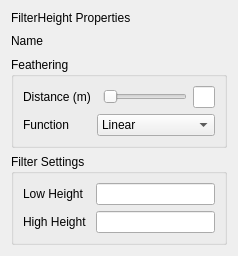
<?xml version="1.0" encoding="UTF-8"?>
<ui version="4.0">
 <class>FilterHeightForm</class>
 <widget class="QWidget" name="FilterHeightForm">
  <property name="geometry">
   <rect>
    <x>0</x>
    <y>0</y>
    <width>235</width>
    <height>231</height>
   </rect>
  </property>
  <property name="windowTitle">
   <string>Form</string>
  </property>
  <layout class="QVBoxLayout" name="verticalLayout">
   <item>
    <widget class="QLabel" name="affectorNameLabel">
     <property name="text">
      <string>FilterHeight Properties</string>
     </property>
    </widget>
   </item>
   <item>
    <layout class="QHBoxLayout" name="horizontalLayout">
     <item>
      <widget class="QLabel" name="nameLabel">
       <property name="text">
        <string>Name</string>
       </property>
      </widget>
     </item>
     <item>
      <widget class="QLabel" name="nameViewLabel">
       <property name="text">
        <string/>
       </property>
      </widget>
     </item>
     <item>
      <spacer name="horizontalSpacer">
       <property name="orientation">
        <enum>Qt::Horizontal</enum>
       </property>
       <property name="sizeHint" stdset="0">
        <size>
         <width>40</width>
         <height>20</height>
        </size>
       </property>
      </spacer>
     </item>
    </layout>
   </item>
   <item>
    <widget class="QGroupBox" name="featheringGroup">
     <property name="title">
      <string>Feathering</string>
     </property>
     <layout class="QGridLayout" name="gridLayout_2">
      <item row="0" column="3">
       <widget class="QLineEdit" name="distanceEdit"/>
      </item>
      <item row="1" column="0">
       <widget class="QLabel" name="functionLabel">
        <property name="text">
         <string>Function</string>
        </property>
       </widget>
      </item>
      <item row="0" column="0">
       <widget class="QLabel" name="distanceLabel">
        <property name="text">
         <string>Distance (m)</string>
        </property>
       </widget>
      </item>
      <item row="1" column="1" colspan="3">
       <widget class="QComboBox" name="functionComboBox">
        <item>
         <property name="text">
          <string>Linear</string>
         </property>
        </item>
        <item>
         <property name="text">
          <string>Ease In</string>
         </property>
        </item>
        <item>
         <property name="text">
          <string>Ease Out</string>
         </property>
        </item>
        <item>
         <property name="text">
          <string>Ease In/Out</string>
         </property>
        </item>
       </widget>
      </item>
      <item row="0" column="2">
       <widget class="QSlider" name="distanceSlider">
        <property name="sizePolicy">
         <sizepolicy hsizetype="Fixed" vsizetype="Fixed">
          <horstretch>0</horstretch>
          <verstretch>0</verstretch>
         </sizepolicy>
        </property>
        <property name="orientation">
         <enum>Qt::Horizontal</enum>
        </property>
       </widget>
      </item>
     </layout>
    </widget>
   </item>
   <item>
    <widget class="QGroupBox" name="filterSettingsGroup">
     <property name="title">
      <string>Filter Settings</string>
     </property>
     <layout class="QGridLayout" name="gridLayout">
      <item row="1" column="2">
       <widget class="QLineEdit" name="highHeightEdit"/>
      </item>
      <item row="0" column="0">
       <widget class="QLabel" name="lowHeightLabel">
        <property name="text">
         <string>Low Height</string>
        </property>
       </widget>
      </item>
      <item row="1" column="0" colspan="2">
       <widget class="QLabel" name="highHeightLabel">
        <property name="text">
         <string>High Height</string>
        </property>
       </widget>
      </item>
      <item row="0" column="2">
       <widget class="QLineEdit" name="lowHeightEdit"/>
      </item>
     </layout>
    </widget>
   </item>
  </layout>
 </widget>
 <resources/>
 <connections/>
</ui>
